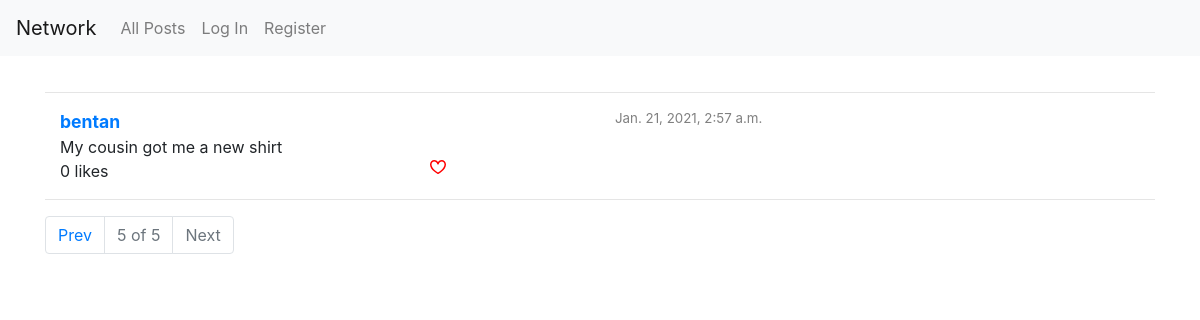
Before: /?pg=5 with the older database file.
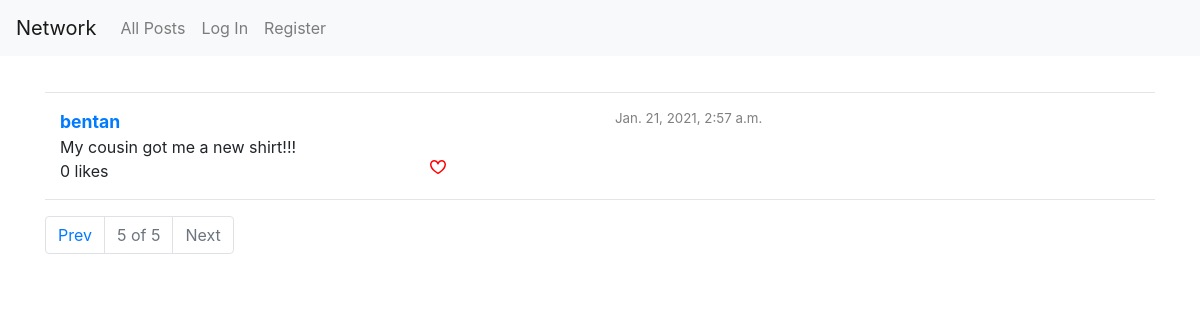
After: the same page with the newer database file.
### network/models.py (models this page shows, shortened)
class Post(models.Model):
    user = models.ForeignKey(User, on_delete=models.CASCADE)
    post_content = models.TextField(max_length=280)
    likes = models.ManyToManyField(User, blank=True, related_name='user_likes')
    created_timestamp = models.DateTimeField(auto_now_add=True)
    edited_timestamp = models.DateTimeField(auto_now=True)

class User(AbstractUser):
    following = models.ManyToManyField('self', blank=True, related_name='followers', symmetrical=False)

### network/views.py (the view)
# urls.py: path("", views.index, name="index"),
def index(request):
    if request.method == 'POST' and request.user.is_authenticated:
        p = PostForm(request.POST)
        if p.is_valid():
            r = Post(user = request.user, post_content = p.cleaned_data['post_content'])
            r.save()
            return HttpResponseRedirect(reverse("index"))
    posts = Post.objects.order_by('-created_timestamp')
    duration_dict = {}
    for post in posts:
        duration_dict[post.id] = duration(post.edited_timestamp)
    form = PostForm()
    p = paginate_post(posts, request.GET.get('pg'))
    return render(request, "network/index.html", {
        'form': form,
        'posts': p['posts_paginated'].page(p['pg']),
        'durations': duration_dict,
        'p': p,
    })

### network/helpers.py (called while the page is built)
def paginate_post(posts, pg):
    posts_paginated = Paginator(posts,3)
    if pg == None:
        pg = 1
    else:
        pg = int(pg)
    pg_prev = None
    pg_next = None
    if posts_paginated.page(pg).has_previous():
        pg_prev = pg - 1
    if posts_paginated.page(pg).has_next():
        pg_next = pg + 1
    return {
        'posts_paginated': posts_paginated,
        'pg': pg,
        'pg_prev': pg_prev,
        'pg_next': pg_next,
        'pg_index': f'{pg} of {posts_paginated.num_pages}',
    }

### network/templates/network/index.html (shortened to what this page needs)
{% extends "network/layout.html" %}
{% load static %}
{% block body %}
    <div class="container">
        <div style="padding: 10px;"></div>
        <hr>
        {% for post in posts %}
            <div class="container">
                <div class="row">
                    <div class="col allPostUsername"><a href="{% url 'user' post.user.username %}">{{ post.user.username }}</a></div>
                    <div class="col allPostTimestamp">{{ post.created_timestamp }}</div>
                </div>
                <div class="row" id="content_row{{post.id}}">
                    <div class="col" id="post{{post.id}}">{{ post.post_content }}</div>
                </div>
                <div class="row">
                    <div class="col" id="likes_count">{{ post.likes.all.count}} likes</div>
                    <div class="col" id="like_div" data-postid="{{post.id}}">
                        <img src="{% static 'network/heart.svg' %}" id="heart" class="pointer" style="display: {% if user in post.likes.all %} none {% else %} block {% endif %};">
                    </div>
                    <div class="col" id="edit_div{{post.id}}">
                    </div>
                </div>
            </div>
            <hr>
        {% endfor %}
        {% if p.pg_prev or p.pg_next %}
            <nav aria-label="page navigation">
                <ul class="pagination">
                    <li class="page-item {% if not p.pg_prev %} disabled {% endif %}"><a class="page-link" href="?pg={{ p.pg_prev }}">Prev</a></li>
                    <li class="page-item disabled"><a class="page-link">{{ p.pg_index }}</a></li>
                    <li class="page-item {% if not p.pg_next %} disabled {% endif %}"><a class="page-link" href="?pg={{ p.pg_next }}">Next</a></li>
                </ul>
            </nav>
        {% endif %}
    </div>
{% endblock %}

Changed rows visible on the page:
changed Post "bentan": post_content "My cousin got me a new shirt" → "My cousin got me a new shirt!!!"
